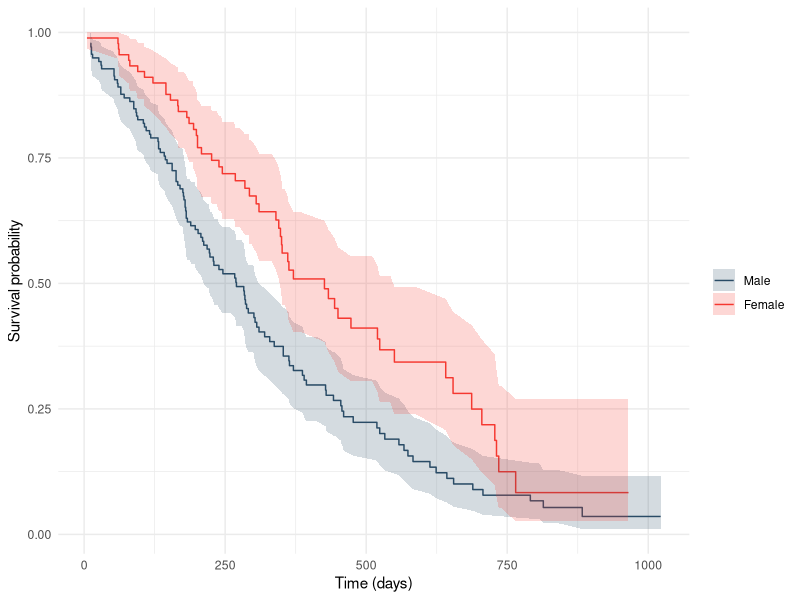
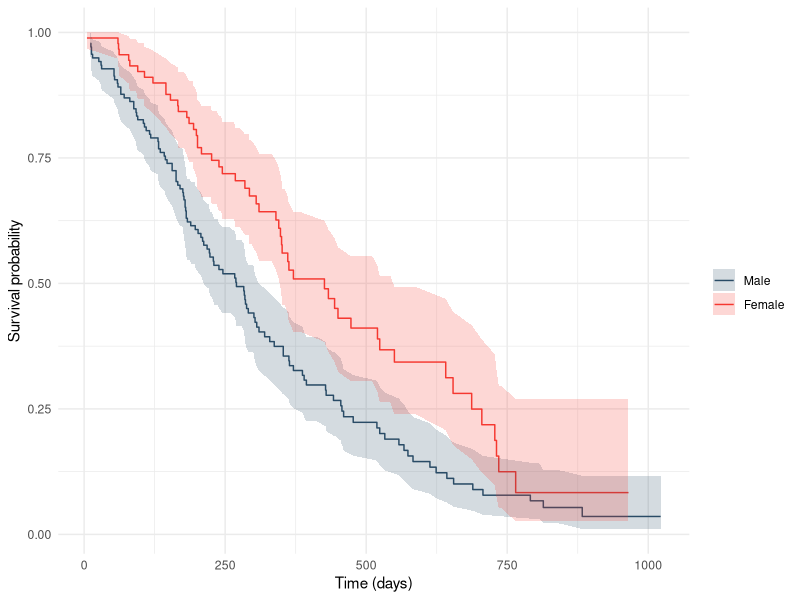

Here is the R script that generated these plots, in order:
## ---- chunk 1
knitr::opts_chunk$set(echo = TRUE, warning = FALSE, message = FALSE)
options(stringsAsFactors = FALSE)
## ---- chunk 2
library(survival)
library(broom)
library(ggplot2)
library(marginaleffects)
data(lung)
lung$dead = lung$status - 1
## ---- chunk 3
nrow(lung)
sum(lung$dead == 1)
sum(lung$dead == 0)
## ---- chunk 4
km_all = survfit(Surv(time, dead) ~ 1, data = lung)
km_all
## ---- chunk 5
km_sex = survfit(Surv(time, dead) ~ sex, data = lung)
km_df = tidy(km_sex)
ggplot(km_df, aes(x = time, y = estimate, color = strata, fill = strata)) +
  geom_step() +
  geom_ribbon(aes(ymin = conf.low, ymax = conf.high), alpha = 0.2, linetype = 0) +
  scale_color_manual(values = c("#294b66", "#f53831"),
    labels = c("Male", "Female")) +
  scale_fill_manual(values = c("#294b66", "#f53831"),
    labels = c("Male", "Female")) +
  labs(x = "Time (days)", y = "Survival probability", color = "", fill = "") +
  theme_minimal()
ggsave("km_sex.pdf", width = 7, height = 5)
## ---- chunk 6
survdiff(Surv(time, dead) ~ sex, data = lung)
## ---- chunk 7
cox_fit = coxph(Surv(time, dead) ~ age + sex + ph.ecog, data = lung)
summary(cox_fit)
## ---- chunk 8
exp(coef(cox_fit)["ph.ecog"])
## ---- chunk 9
cox.zph(cox_fit)
